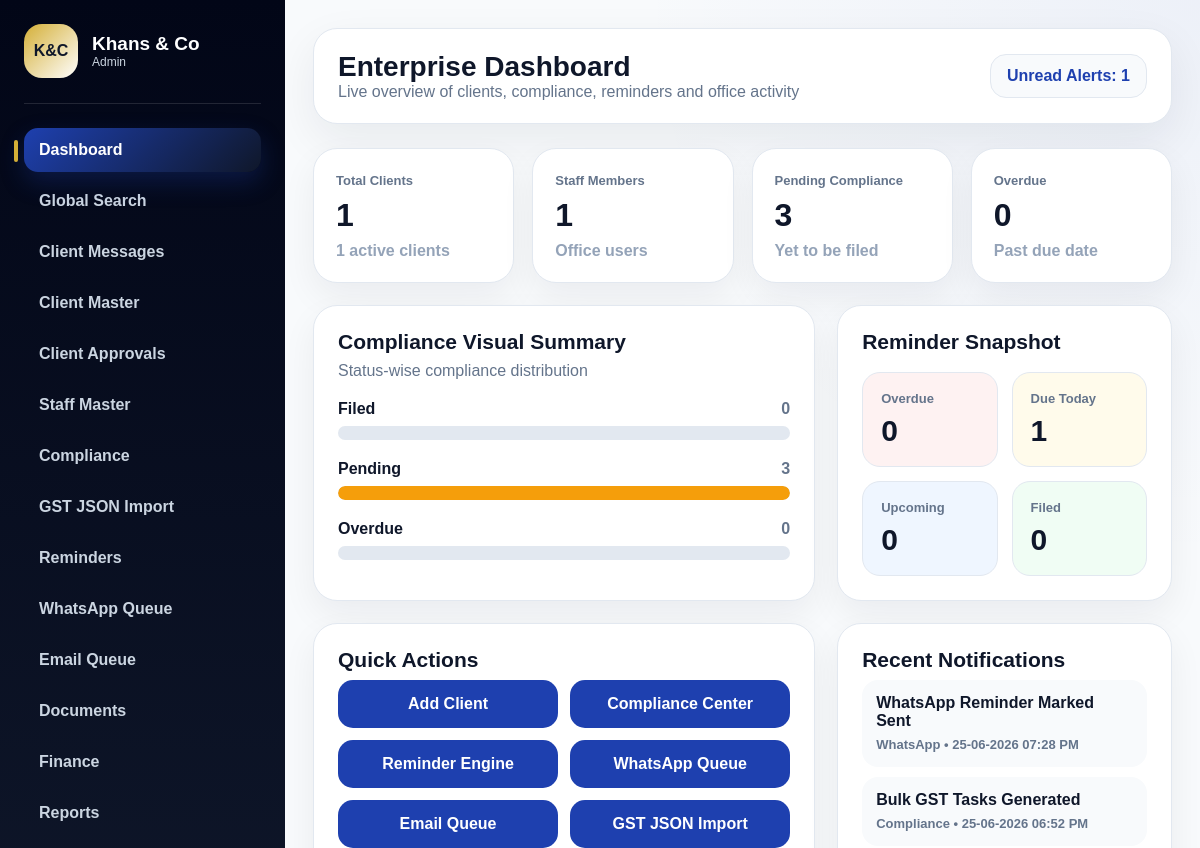
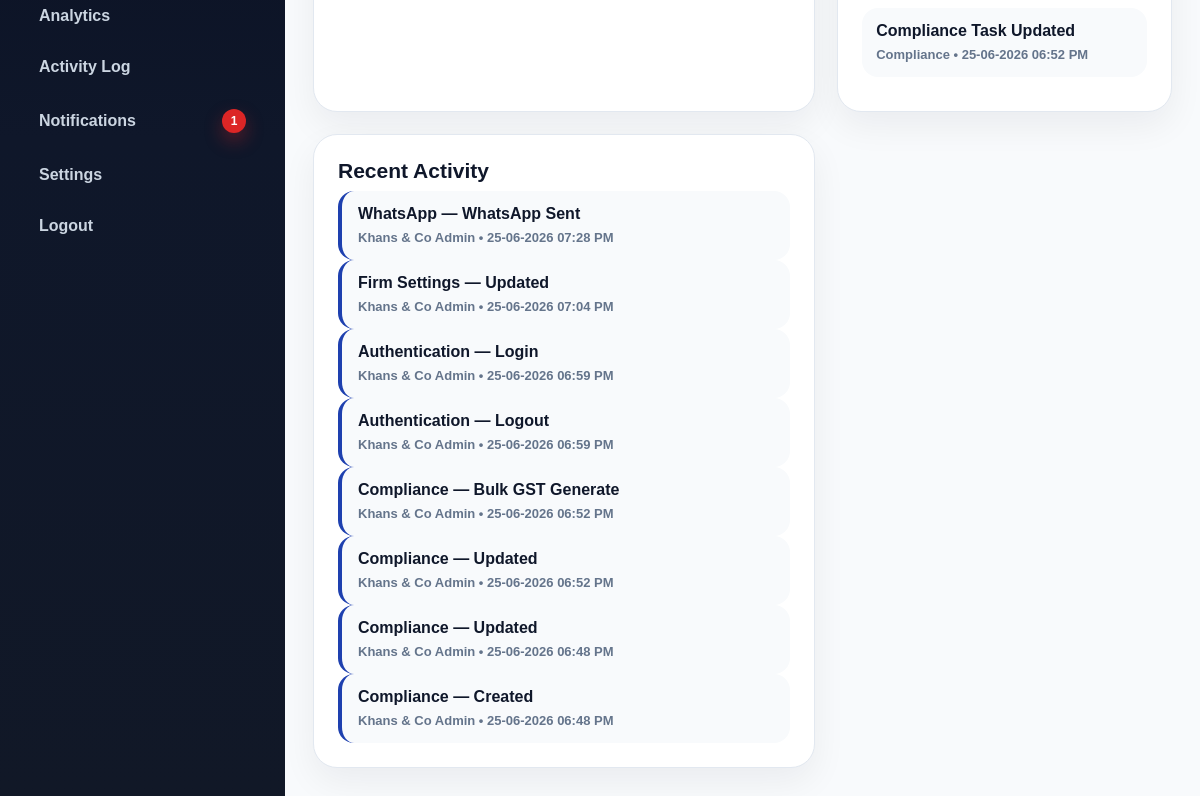
The app's page /admin/dashboard (signed in), older data (2 pictures, top to bottom).
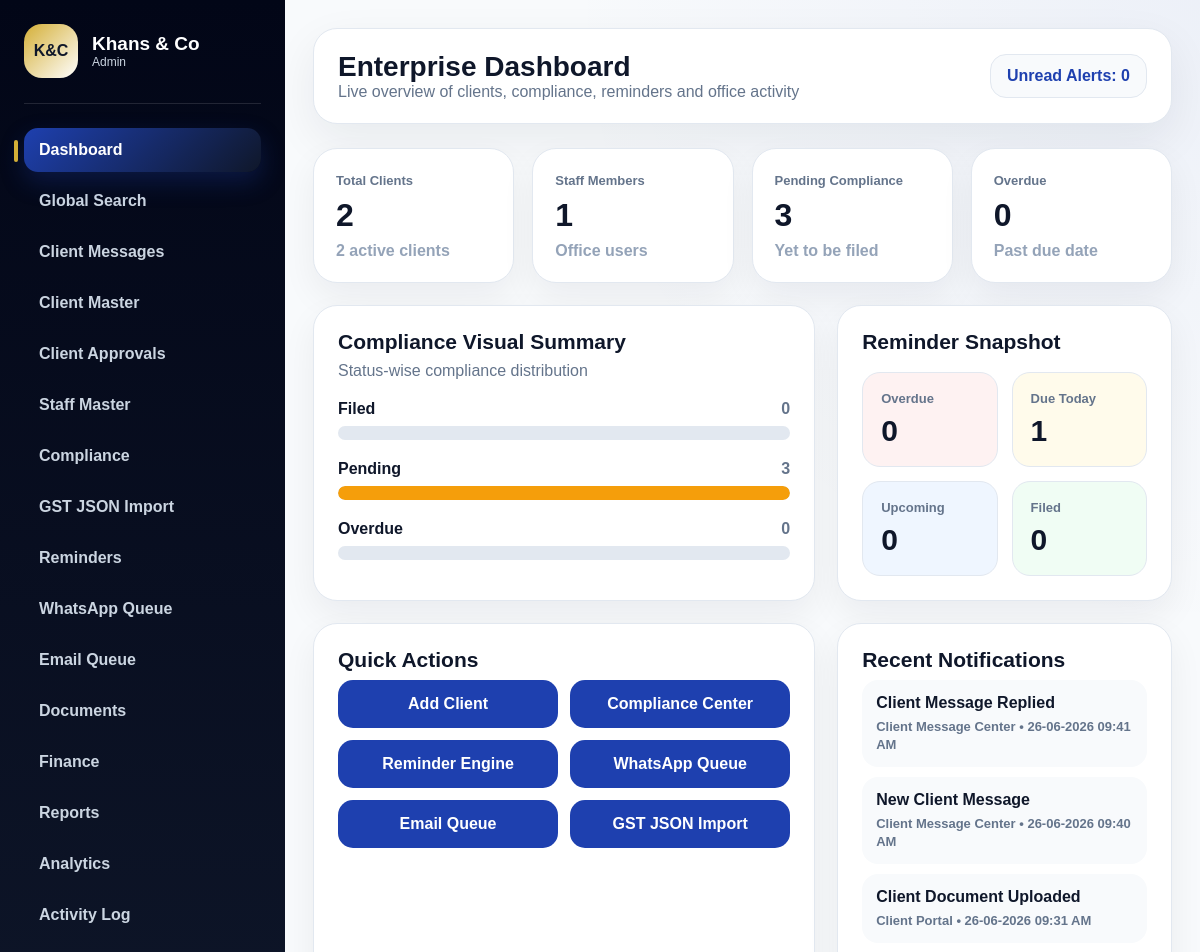
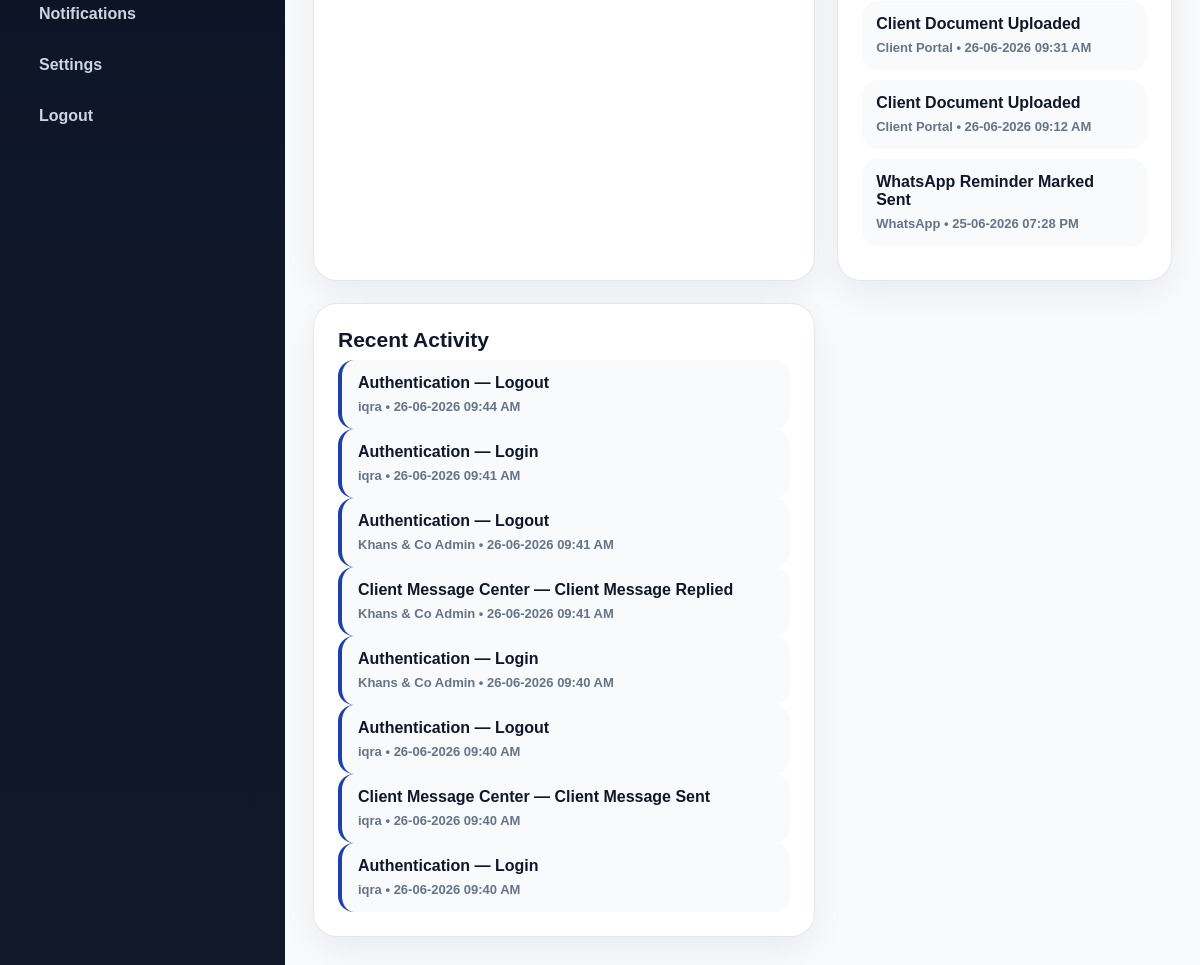
The same page, newer data (2 pictures, top to bottom).
### app/database/models.py (models this page shows)
class Notification(db.Model):
    __tablename__ = "notifications"
    id = db.Column(db.Integer, primary_key=True)
    title = db.Column(db.String(180), nullable=False)
    message = db.Column(db.Text, nullable=True)
    notification_type = db.Column(db.String(50), nullable=False, default="info")
    module = db.Column(db.String(80), nullable=True)
    record_type = db.Column(db.String(80), nullable=True)
    record_id = db.Column(db.Integer, nullable=True)
    is_read = db.Column(db.Boolean, default=False)
    created_at = db.Column(db.DateTime, default=datetime.utcnow)

class AuditLog(db.Model):
    __tablename__ = "audit_logs"
    id = db.Column(db.Integer, primary_key=True)
    user_id = db.Column(db.Integer, nullable=True)
    user_name = db.Column(db.String(120), nullable=True)
    user_role = db.Column(db.String(50), nullable=True)
    action = db.Column(db.String(120), nullable=False)
    module = db.Column(db.String(80), nullable=False)
    record_type = db.Column(db.String(80), nullable=True)
    record_id = db.Column(db.Integer, nullable=True)
    description = db.Column(db.Text, nullable=True)
    created_at = db.Column(db.DateTime, default=datetime.utcnow)

### app/admin/dashboard_routes.py (the view)
@admin_bp.route("/dashboard")
@require_admin_area
def dashboard():
    reminder_summary = get_reminder_summary()
    total_clients = Client.query.count()
    active_clients = Client.query.filter_by(status="active").count()
    total_staff = Staff.query.count()
    total_tasks = ComplianceTask.query.count()
    pending_tasks = ComplianceTask.query.filter_by(status="pending").count()
    filed_tasks = ComplianceTask.query.filter_by(status="filed").count()
    overdue_tasks = len(reminder_summary["overdue"])
    unread_notifications = Notification.query.filter_by(is_read=False).count()
    recent_activity = AuditLog.query.order_by(AuditLog.id.desc()).limit(8).all()
    recent_notifications = Notification.query.order_by(Notification.id.desc()).limit(6).all()
    return render_template(
        "admin/dashboard.html",
        total_clients=total_clients,
        active_clients=active_clients,
        total_staff=total_staff,
        total_tasks=total_tasks,
        pending_tasks=pending_tasks,
        filed_tasks=filed_tasks,
        overdue_tasks=overdue_tasks,
        due_today_count=reminder_summary["due_today_count"],
        upcoming_count=reminder_summary["upcoming_count"],
        unread_notifications=unread_notifications,
        recent_activity=recent_activity,
        recent_notifications=recent_notifications,
    )

### app/__init__.py (called while the page is built)
def create_app():
    app = Flask(__name__, template_folder="templates", static_folder="static")
    app.config.from_object(Config)
    db.init_app(app)
    migrate.init_app(app, db)
    init_validation_hooks(app)
    @app.context_processor
    def inject_notification_count():
        try:
            unread_notifications_count = Notification.query.filter_by(is_read=False).count()
        except Exception:
            unread_notifications_count = 0
        return dict(unread_notifications_count=unread_notifications_count)
    from app.auth.routes import auth_bp
    from app.admin.routes import admin_bp
    from app.client.routes import client_bp
    app.register_blueprint(auth_bp)
    app.register_blueprint(admin_bp)
    app.register_blueprint(client_bp)
    return app

### app/services/reminder_service.py (called while the page is built)
def get_firm_reminder_days():
    settings = FirmSettings.query.first()
    if not settings or not settings.reminder_days:
        return [15, 7, 3, 1]
    days = []
    for item in settings.reminder_days.split(","):
        item = item.strip()
        if item.isdigit():
            days.append(int(item))
    return days or [15, 7, 3, 1]

### app/utils/permissions.py (called while the page is built)
def is_admin_user(session):
    return session.get("user_role") in ADMIN_ROLES

### app/templates/admin/dashboard.html (shortened to what the changed rows need)
{% extends "shared/base.html" %}
{% block body %}
<div class="app-layout">
    {% include "shared/admin_sidebar.html" %}
    <main class="main">
        <header class="topbar">
            <div>
                <h1>Enterprise Dashboard</h1>
                <p>Live overview of clients, compliance, reminders and office activity</p>
            </div>
            <div class="profile">Unread Alerts: {{ unread_notifications }}</div>
        </header>
        <section class="metrics">
            <div class="card">
                <span>Total Clients</span>
                <h2>{{ total_clients }}</h2>
                <p>{{ active_clients }} active clients</p>
            </div>
            <div class="card">
                <h2>{{ total_staff }}</h2>
            </div>
            <div class="card warning">
                <h2>{{ pending_tasks }}</h2>
            </div>
            <div class="card danger">
                <h2>{{ overdue_tasks }}</h2>
            </div>
        </section>
        <section class="panels">
                {% set total = total_tasks if total_tasks > 0 else 1 %}
                {% set filed_percent = (filed_tasks / total * 100) %}
                {% set pending_percent = (pending_tasks / total * 100) %}
                {% set overdue_percent = (overdue_tasks / total * 100) %}
            <div class="panel">
                {% for item in recent_notifications %}
                    <div class="mini-list-item">
                        <strong>{{ item.title }}</strong>
                        <span>{{ item.module or "System" }} • {{ item.created_at.strftime("%d-%m-%Y %I:%M %p") }}</span>
                    </div>
                {% else %}
                    <p>No notifications yet.</p>
                {% endfor %}
            </div>
            <div class="panel large">
                {% for log in recent_activity %}
                    <div class="timeline-item">
                        <strong>{{ log.module }} — {{ log.action }}</strong>
                        <span>{{ log.user_name or "System" }} • {{ log.created_at.strftime("%d-%m-%Y %I:%M %p") }}</span>
                    </div>
                {% else %}
                    <p>No activity yet.</p>
                {% endfor %}
            </div>
        </section>
    </main>
</div>
{% endblock %}

Row changes from the older to the newer data that the page shows:
no longer on this page (row unchanged): Notification: title "Bulk GST Tasks Generated", module "Compliance", created_at "25-06-2026 06:52 PM"
no longer on this page (row unchanged): Notification: title "Compliance Task Updated", module "Compliance", created_at "25-06-2026 06:52 PM"
no longer on this page (row unchanged): AuditLog: module "WhatsApp", action "WhatsApp Sent", user_name "Khans & Co Admin", created_at "25-06-2026 07:28 PM"
no longer on this page (row unchanged): AuditLog: module "Firm Settings", action "Updated", user_name "Khans & Co Admin", created_at "25-06-2026 07:04 PM"
no longer on this page (row unchanged): AuditLog: module "Authentication", action "Login", user_name "Khans & Co Admin", created_at "25-06-2026 06:59 PM"
no longer on this page (row unchanged): AuditLog: module "Authentication", action "Logout", user_name "Khans & Co Admin", created_at "25-06-2026 06:59 PM"
no longer on this page (row unchanged): AuditLog: module "Compliance", action "Bulk GST Generate", user_name "Khans & Co Admin", created_at "25-06-2026 06:52 PM"
no longer on this page (row unchanged): AuditLog: module "Compliance", action "Updated", user_name "Khans & Co Admin", created_at "25-06-2026 06:52 PM"
no longer on this page (row unchanged): AuditLog: module "Compliance", action "Updated", user_name "Khans & Co Admin", created_at "25-06-2026 06:48 PM"
no longer on this page (row unchanged): AuditLog: module "Compliance", action "Created", user_name "Khans & Co Admin", created_at "25-06-2026 06:48 PM"
added Notification: title "Client Message Replied", module "Client Message Center", created_at "26-06-2026 09:41 AM"
added Notification: title "New Client Message", module "Client Message Center", created_at "26-06-2026 09:40 AM"
added Notification: title "Client Document Uploaded", module "Client Portal", created_at "26-06-2026 09:31 AM"
added Notification: title "Client Document Uploaded", module "Client Portal", created_at "26-06-2026 09:31 AM"
added Notification: title "Client Document Uploaded", module "Client Portal", created_at "26-06-2026 09:12 AM"
added AuditLog: module "Authentication", action "Logout", user_name "iqra", created_at "26-06-2026 09:44 AM"
added AuditLog: module "Authentication", action "Login", user_name "iqra", created_at "26-06-2026 09:41 AM"
added AuditLog: module "Authentication", action "Logout", user_name "Khans & Co Admin", created_at "26-06-2026 09:41 AM"
added AuditLog: module "Client Message Center", action "Client Message Replied", user_name "Khans & Co Admin", created_at "26-06-2026 09:41 AM"
added AuditLog: module "Authentication", action "Login", user_name "Khans & Co Admin", created_at "26-06-2026 09:40 AM"
added AuditLog: module "Authentication", action "Logout", user_name "iqra", created_at "26-06-2026 09:40 AM"
added AuditLog: module "Client Message Center", action "Client Message Sent", user_name "iqra", created_at "26-06-2026 09:40 AM"
added AuditLog: module "Authentication", action "Login", user_name "iqra", created_at "26-06-2026 09:40 AM"
Text that changed along with them:
{{ unread_notifications }}: "1" → "0"
{{ total_clients }}: "1" → "2"
{{ active_clients }}: "1" → "2"
{{ unread_notifications_count }}: "1" → (not shown)
